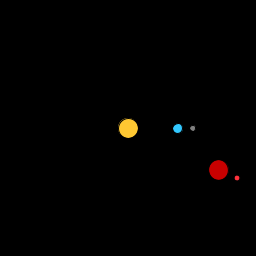
Frame 1 (no input)
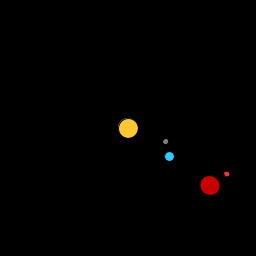
Frame 60 (the mouse pressed at the canvas centre just before this capture)
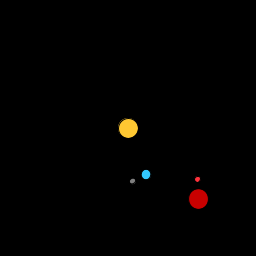
Frame 120 (the mouse held since frame 60 and released just before this capture)

The Processing sketch that drew these frames (run headless with seeded random() and noise(); from frame 60 on, the mouse is pressed at the canvas centre):

// Processing sketch: processing_20281
// ── processing_20281.pde


void setup() {
  size(256,256);
  smooth();
}

void draw() {
  background(0);
  stroke(0);
  
   pushMatrix();
  
  // soleil
  translate(width/2,height/2);
  
  fill(255,200,50);
  ellipse(0,0,20,20);
  
  pushMatrix();
  
  // La terre
  rotate(frameCount * 0.01);
  translate(50,0);
  
  fill(50,200,255);
  ellipse(0,0,10,10);
  
  // La lune de la terre
  rotate(frameCount * -0.04);
  translate(15,0);
  
  fill(127);
  ellipse(0,0,6,6);
  
  popMatrix();
  
  // Mars
  rotate(frameCount * 0.003 + 0.43);
  translate(100,0);
  
  fill(200,0,0);
  ellipse(0,0,20,20);
  
  pushMatrix();
  
  // Premiere lune de Mars
  rotate(frameCount * -0.02);
  translate(20,0);
  
  fill(255,50,60);
  ellipse(0,0,6,6);
  
   // Astéroide de la lune de Mars
   /*
  rotate(frameCount * -0.03 + 0.53);
  translate(7,0);
  fill(200,70,80);
  ellipse(0,0,4,4);
  */
  popMatrix();
  
  popMatrix();
  
}
